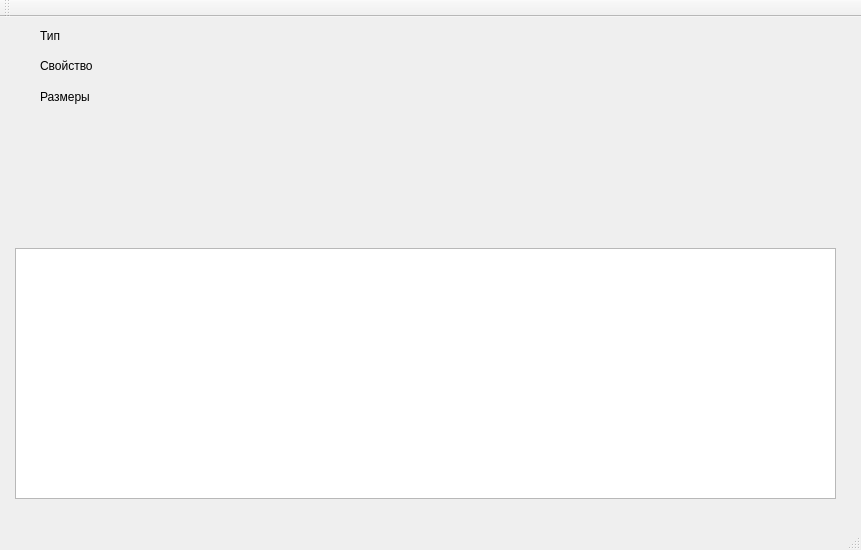
<?xml version="1.0" encoding="UTF-8"?>
<ui version="4.0">
 <class>MainWindow</class>
 <widget class="QMainWindow" name="MainWindow">
  <property name="geometry">
   <rect>
    <x>0</x>
    <y>0</y>
    <width>861</width>
    <height>550</height>
   </rect>
  </property>
  <property name="windowTitle">
   <string>MainWindow</string>
  </property>
  <widget class="QWidget" name="centralWidget">
   <widget class="QTableView" name="tableView">
    <property name="geometry">
     <rect>
      <x>15</x>
      <y>231</y>
      <width>821</width>
      <height>251</height>
     </rect>
    </property>
   </widget>
   <widget class="QLabel" name="label">
    <property name="geometry">
     <rect>
      <x>40</x>
      <y>10</y>
      <width>67</width>
      <height>17</height>
     </rect>
    </property>
    <property name="text">
     <string>Тип</string>
    </property>
   </widget>
   <widget class="QLabel" name="label_2">
    <property name="geometry">
     <rect>
      <x>40</x>
      <y>40</y>
      <width>67</width>
      <height>17</height>
     </rect>
    </property>
    <property name="text">
     <string>Свойство</string>
    </property>
   </widget>
   <widget class="QLabel" name="label_type">
    <property name="geometry">
     <rect>
      <x>150</x>
      <y>10</y>
      <width>67</width>
      <height>17</height>
     </rect>
    </property>
    <property name="text">
     <string/>
    </property>
   </widget>
   <widget class="QLabel" name="label_property">
    <property name="geometry">
     <rect>
      <x>150</x>
      <y>40</y>
      <width>67</width>
      <height>17</height>
     </rect>
    </property>
    <property name="text">
     <string/>
    </property>
   </widget>
   <widget class="QLabel" name="label_3">
    <property name="geometry">
     <rect>
      <x>40</x>
      <y>70</y>
      <width>67</width>
      <height>20</height>
     </rect>
    </property>
    <property name="text">
     <string>Размеры</string>
    </property>
   </widget>
   <widget class="QLabel" name="label_height">
    <property name="geometry">
     <rect>
      <x>140</x>
      <y>70</y>
      <width>67</width>
      <height>17</height>
     </rect>
    </property>
    <property name="text">
     <string/>
    </property>
   </widget>
   <widget class="QLabel" name="label_width">
    <property name="geometry">
     <rect>
      <x>280</x>
      <y>70</y>
      <width>67</width>
      <height>17</height>
     </rect>
    </property>
    <property name="text">
     <string/>
    </property>
   </widget>
   <widget class="QLabel" name="label_length">
    <property name="geometry">
     <rect>
      <x>620</x>
      <y>70</y>
      <width>67</width>
      <height>17</height>
     </rect>
    </property>
    <property name="text">
     <string/>
    </property>
   </widget>
  </widget>
  <widget class="QMenuBar" name="menuBar">
   <property name="geometry">
    <rect>
     <x>0</x>
     <y>0</y>
     <width>861</width>
     <height>22</height>
    </rect>
   </property>
  </widget>
  <widget class="QToolBar" name="mainToolBar">
   <attribute name="toolBarArea">
    <enum>TopToolBarArea</enum>
   </attribute>
   <attribute name="toolBarBreak">
    <bool>false</bool>
   </attribute>
  </widget>
  <widget class="QStatusBar" name="statusBar"/>
 </widget>
 <layoutdefault spacing="6" margin="11"/>
 <resources/>
 <connections/>
</ui>
